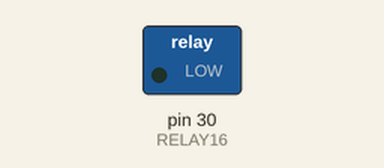
The sketch below on a simulated Arduino Mega 2560, built with avr-gcc and run on an emulated ATmega2560. Parts: switched loads named in the sketch (green lamp = pin HIGH).

Above: at 1.0 s.
At 3.0 s:
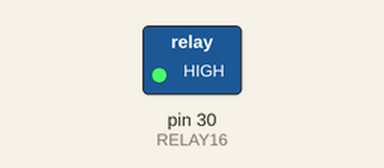
Timing chart, 0 to 5.2 s (numbered marks = the images above):
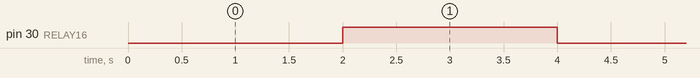

Measured:
- by itself, pin 30 (RELAY16): alternates HIGH for 2.0 s and LOW for 2.0 s

The sketch:

stoykForest_fingers.ino
```cpp
#define RELAY16 30

void setup() {
  pinMode(RELAY16, OUTPUT);
}

void loop() {
  digitalWrite(RELAY16,LOW);
  delay(2000);
  digitalWrite(RELAY16,HIGH);
  delay(2000);
}
```
